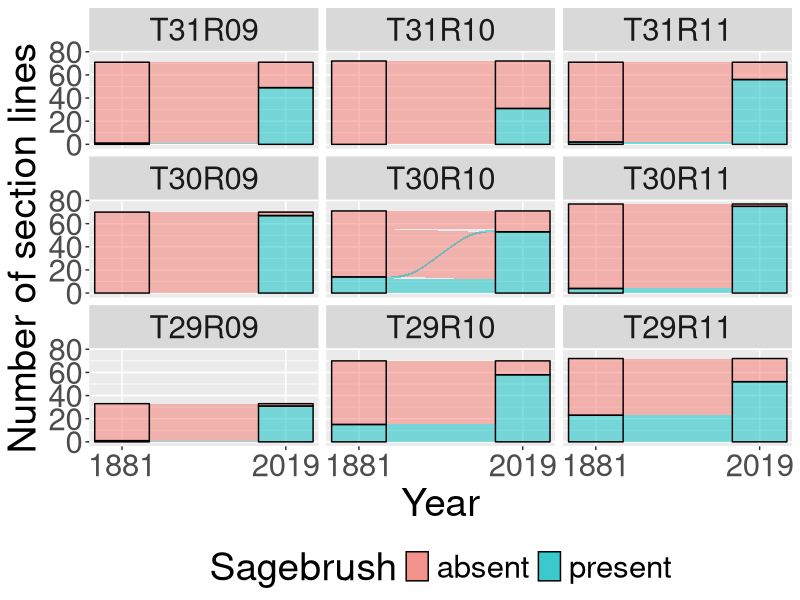
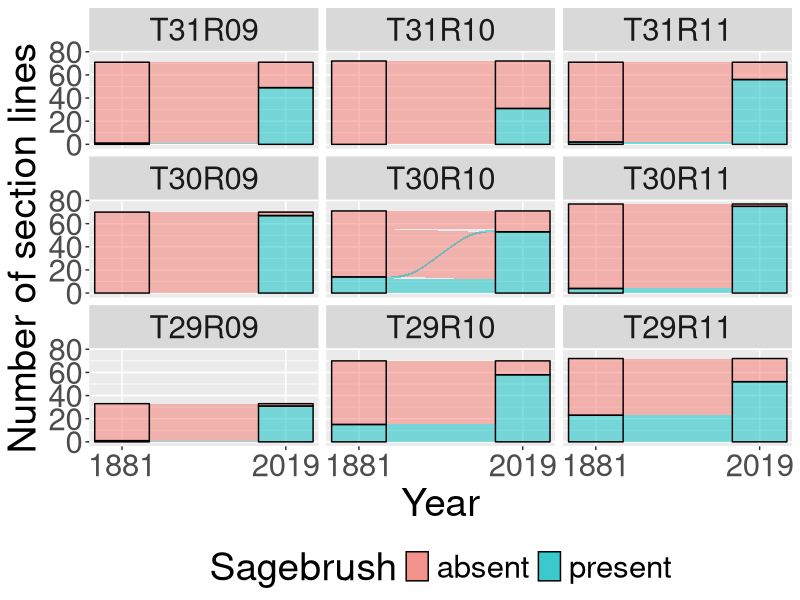

Reproduce these figures in R, in order.
#attempting to modify y axis lable

library(sf)
library(readxl)
library(tidyverse)
library(dplyr)
library(ggplot2)
library(ggalluvial)


#idk whatim doing but im trying
#survey=year
#response=sage

#all_townships <- read.csv("data/all_townships_final.csv")
all_townships <- read.csv("./code/Vaccine_to_Sage/data/all_townships_final.csv") #added pathname to get to data folder in Vaccine_to_Sage folder


all_townships$Sage <- factor(all_townships$Sage)
all_townships$Year <- factor(all_townships$Year)
all_townships$Township <- factor(all_townships$Township)
all_townships$Segment <- factor(all_townships$Segment)

#all_townships$Township <-factor("T31R09","T31R10","T31R11","T30R09","T30R10","T30R11","T29R09","T29R10","T29R11")

#all_townships$Township <- factor(all_townships$Township, levels=c("T31R09","T31R10","T31R11","T30R09","T30R10","T30R11","T29R09","T29R10","T29R11"))

#all_townships$Township <-factor("T31R09", "T31R10", "T31R11","T30R09", "T30R10", "T30R11","T29R09", "T29R10", "T29R11")
#all_townships$Township <-factor("T29R09", "T29R10", "T29R11", "T30R09", "T30R10", "T30R11", "T31R09", "T31R10", "T31R11")
#levels(all_townships$Sage)
#levels(all_townships$Township)
#levels(all_townships$Segment)
Sagebrush <- all_townships$Sage
all_townships$Township <- factor(all_townships$Township, levels=c("T31R09","T31R10","T31R11","T30R09","T30R10","T30R11","T29R09","T29R10","T29R11"))

#all_townships <- all_townships(x = runif(100), y = runif(100), 
                  #Group = gl(5, 20, labels = LETTERS[1:5]))
#head(dat)
#with(dat, levels(Group))
#dat <- transform(dat,
#                          Sage = factor(Sage, rev(levels(Sage))))

#notown <- select(all_townships, -Township)


final <-ggplot(all_townships,
       aes(x = Year, stratum = Sagebrush, alluvium = Segment,
           y = c(1),
           fill = Sagebrush, label = Sagebrush)) +
  scale_x_discrete(expand = c(.1, .1)) +
  geom_flow() +
  geom_stratum(alpha = .5) +
  facet_wrap(~ Township , scales = "fixed") +
  labs(y="Number of section lines") +
  #geom_text(stat = "stratum", size = 3) +
  theme(legend.position = "bottom") +
  theme(text = element_text(size=28))
  #ggtitle("Sagebrush presence through time")                                  
  
ggsave(plot = final, width = 20, height = 20, filename = "sage_all_final.png")

ggsave("sage_overall_all_twnsps_final.png")
